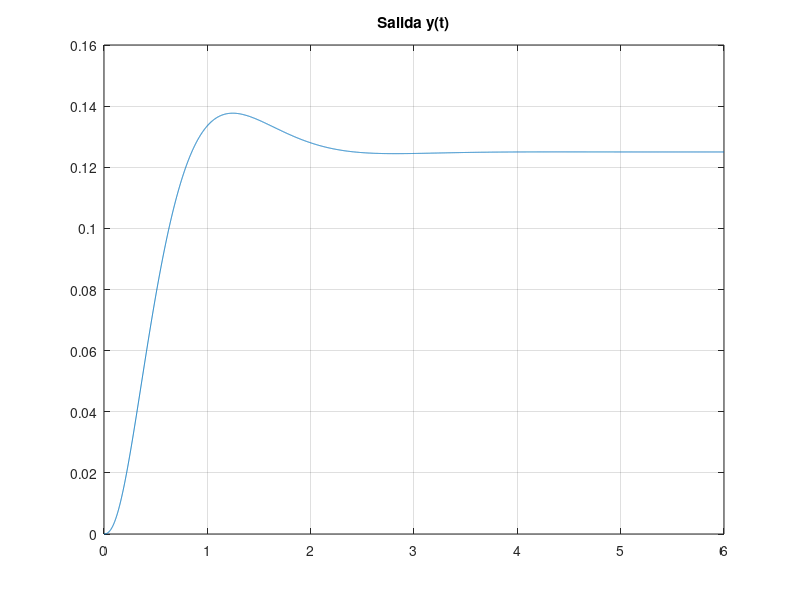
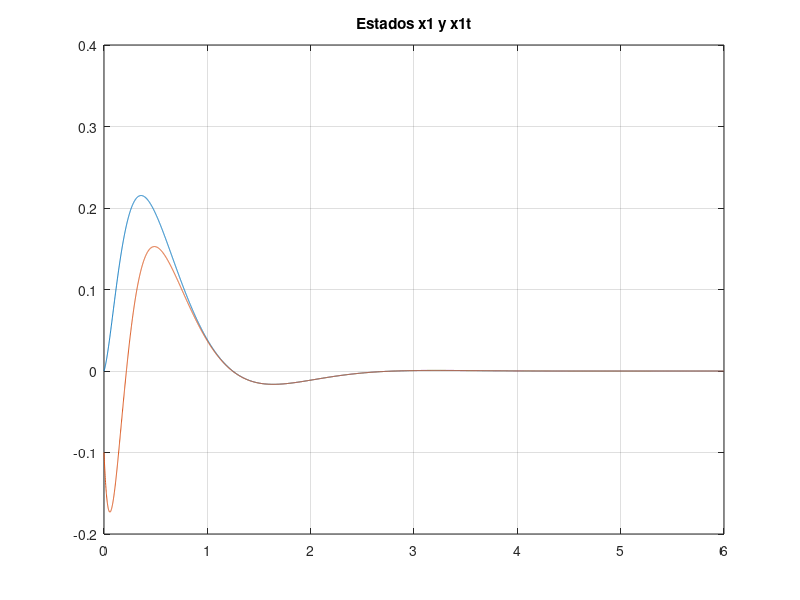
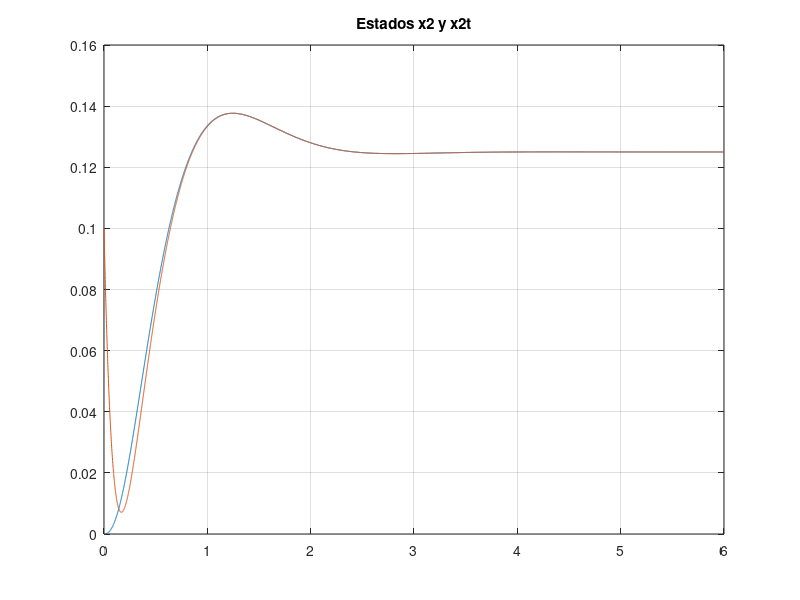

Here is the MATLAB script that generated these plots, in order:
clc
clear all

A=[-2 0;1 0];
B=[1;0];
C=[0 1];
D=[0];
p=[-2+j*2 -2-j*2]
po=[-8 -8]

Co=ctrb(A,B)
rango_de_Co=rank(Co)  

K=acker(A,B,p)

Ob=obsv(A,C)
rango_de_Ob=rank(Ob) 

Ke=(acker(A',C',po))' 

A_b=[A -(B*K); Ke*C (A-B*K-Ke*C)]
B_b=[B;B]
C_b=[C zeros(size(C))]
D_b=[0]
Gf=ss(A_b,B_b,C_b,D_b)

t=0:0.001:6;
r=ones(size(t));
xo=[0 0]
xto=[-0.1 0.1]
uo=[xo xto]

[y,t,x]=lsim(Gf,r,t,uo);
x1=[1 0 0 0]*x';
x2=[0 1 0 0]*x';
x1t=[0 0 1 0]*x';
x2t=[0 0 0 1]*x';
figure(1)
plot(t,y)
grid
title('Salida y(t)')
figure(2)
plot(t,x1,t,x1t)
grid
title('Estados x1 y x1t')
figure(3)
plot(t,x2,t,x2t)
grid
title('Estados x2 y x2t')
